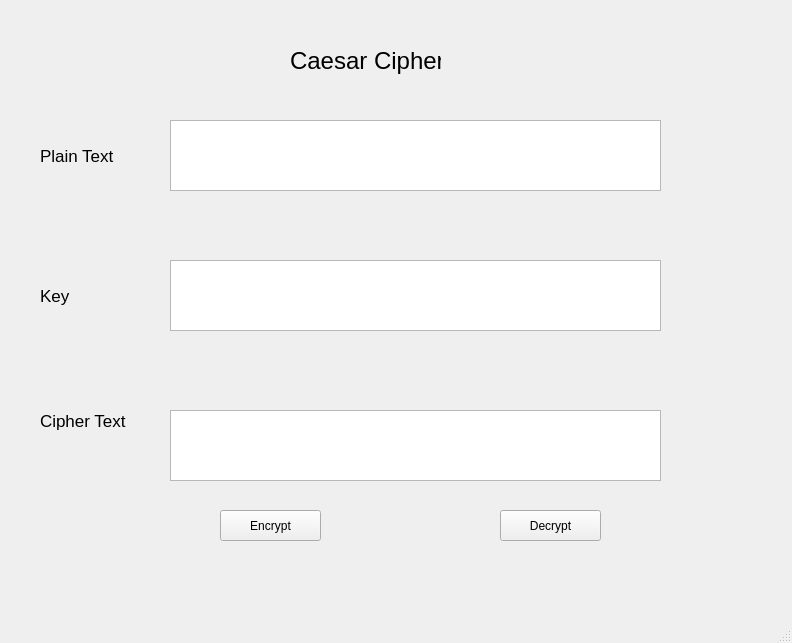
<?xml version="1.0" encoding="UTF-8"?>
<ui version="4.0">
 <class>MainWindow</class>
 <widget class="QMainWindow" name="MainWindow">
  <property name="geometry">
   <rect>
    <x>0</x>
    <y>0</y>
    <width>792</width>
    <height>643</height>
   </rect>
  </property>
  <property name="windowTitle">
   <string>MainWindow</string>
  </property>
  <widget class="QWidget" name="centralwidget">
   <widget class="QLabel" name="label">
    <property name="geometry">
     <rect>
      <x>290</x>
      <y>30</y>
      <width>151</width>
      <height>61</height>
     </rect>
    </property>
    <property name="font">
     <font>
      <pointsize>18</pointsize>
     </font>
    </property>
    <property name="text">
     <string>Caesar Cipher</string>
    </property>
   </widget>
   <widget class="QLabel" name="label_2">
    <property name="geometry">
     <rect>
      <x>40</x>
      <y>140</y>
      <width>91</width>
      <height>31</height>
     </rect>
    </property>
    <property name="font">
     <font>
      <pointsize>13</pointsize>
     </font>
    </property>
    <property name="text">
     <string>Plain Text</string>
    </property>
   </widget>
   <widget class="QTextEdit" name="txt_plaintext">
    <property name="geometry">
     <rect>
      <x>170</x>
      <y>120</y>
      <width>491</width>
      <height>71</height>
     </rect>
    </property>
   </widget>
   <widget class="QLabel" name="label_3">
    <property name="geometry">
     <rect>
      <x>40</x>
      <y>270</y>
      <width>51</width>
      <height>51</height>
     </rect>
    </property>
    <property name="font">
     <font>
      <pointsize>13</pointsize>
     </font>
    </property>
    <property name="text">
     <string>Key</string>
    </property>
   </widget>
   <widget class="QTextEdit" name="txt_key">
    <property name="geometry">
     <rect>
      <x>170</x>
      <y>260</y>
      <width>491</width>
      <height>71</height>
     </rect>
    </property>
   </widget>
   <widget class="QLabel" name="label_4">
    <property name="geometry">
     <rect>
      <x>40</x>
      <y>400</y>
      <width>101</width>
      <height>41</height>
     </rect>
    </property>
    <property name="font">
     <font>
      <pointsize>13</pointsize>
     </font>
    </property>
    <property name="text">
     <string>Cipher Text</string>
    </property>
   </widget>
   <widget class="QTextEdit" name="txt_ciphertext">
    <property name="geometry">
     <rect>
      <x>170</x>
      <y>410</y>
      <width>491</width>
      <height>71</height>
     </rect>
    </property>
   </widget>
   <widget class="QPushButton" name="btn_encrypt">
    <property name="geometry">
     <rect>
      <x>220</x>
      <y>510</y>
      <width>101</width>
      <height>31</height>
     </rect>
    </property>
    <property name="text">
     <string>Encrypt</string>
    </property>
   </widget>
   <widget class="QPushButton" name="btn_decrypt">
    <property name="geometry">
     <rect>
      <x>500</x>
      <y>510</y>
      <width>101</width>
      <height>31</height>
     </rect>
    </property>
    <property name="text">
     <string>Decrypt</string>
    </property>
   </widget>
  </widget>
  <widget class="QMenuBar" name="menubar">
   <property name="geometry">
    <rect>
     <x>0</x>
     <y>0</y>
     <width>792</width>
     <height>21</height>
    </rect>
   </property>
  </widget>
  <widget class="QStatusBar" name="statusbar"/>
 </widget>
 <resources/>
 <connections/>
</ui>
